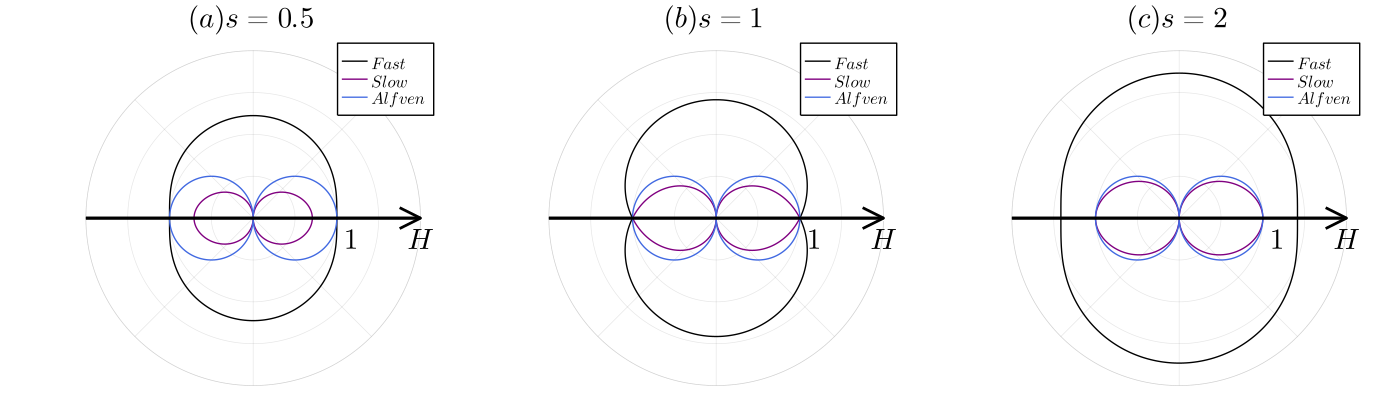

Here is the Julia script that generated this plot:
using LaTeXStrings
using Plots
gr()


function FastSlowWave(Vₐ::Float64, Cₛ::Int, θ₀::Array, mode::String)
    if mode == "fast"
       strength = sqrt.(1/2 .* (Vₐ ^2 + Cₛ ^2 .+ sqrt.((Vₐ^2 + Cₛ^2) ^2 .- 4 * Vₐ^2 .* Cₛ^2 .* (cos.(θ₀)).^2)))
    end
    if mode == "slow"
       strength = sqrt.(1/2 .* (Vₐ ^2 + Cₛ ^2 .- sqrt.((Vₐ^2 + Cₛ^2) ^2 .- 4 * Vₐ^2 .* Cₛ^2 .* (cos.(θ₀)).^2)))
    end
    return strength
 end
 
l = @layout([a b c])
θ₀ = collect(range(0, 2π, length = 1000))
p1 = plot(θ₀, FastSlowWave(sqrt(1/2), 1, θ₀, "fast"),color=:black, proj=:polar,label=L"\rm{Fast}")
p1 = plot!(θ₀, FastSlowWave(sqrt(1/2), 1, θ₀, "slow"),color=:purple, proj=:polar, label=L"\rm{Slow}")
p1 = plot!(θ₀, 1 * abs.(cos.(θ₀)), proj=:polar, color=:royalblue,label=L"\rm{Alfven}")
p1 = plot!([0,0],[-2,2],proj=:polar, arrow=true,color=:black,linewidth=2,label="")
p1 = annotate!([(1, -0.1, text(L"H"))])
p1 = annotate!([(0.6, -0.1, text(L"1"))])

p2 = plot(θ₀, FastSlowWave(1.0, 1, θ₀, "fast"), color=:black, proj=:polar, label=L"\rm{Fast}")
p2 = plot!(θ₀, FastSlowWave(1.0, 1, θ₀, "slow"), color=:purple, proj=:polar,  label=L"\rm{Slow}")
p2 = plot!(θ₀, 1 * abs.(cos.(θ₀)), proj=:polar, color=:royalblue,label=L"\rm{Alfven}")
p2 = plot!([0,0],[-2,2],proj=:polar, arrow=true,color=:black,linewidth=2,label="")
p2 = annotate!([(1, -0.1, text(L"H"))])
p2 = annotate!([(0.6, -0.1, text(L"1"))])

p3 = plot(θ₀, FastSlowWave(sqrt(2), 1, θ₀, "fast"), color=:black, proj=:polar, label=L"\rm{Fast}")
p3 = plot!(θ₀, FastSlowWave(sqrt(2), 1, θ₀, "slow"),color=:purple, proj=:polar,  label=L"\rm{Slow}")
p3 = plot!(θ₀, 1 * abs.(cos.(θ₀)), proj=:polar, color=:royalblue, label=L"\rm{Alfven}")
p3 = plot!([0,0],[-2,2],proj=:polar, arrow=true, color=:black,linewidth=2,label="")
p3 = annotate!([(1, -0.1, text(L"H"))])
p3 = annotate!([(0.6, -0.1, text(L"1"))])


plot(p1, p2, p3, layout=l,lims=(0,2), ticks =:nothing, border=:none, legend=:topright, xaxis=false, yaxis=false, framestyle = :none, title=[L"(a) s=0.5" L"(b) s=1" L"(c) s=2"])
plot!(size=(1000,300))

savefig("./wave.pdf")
 
 
